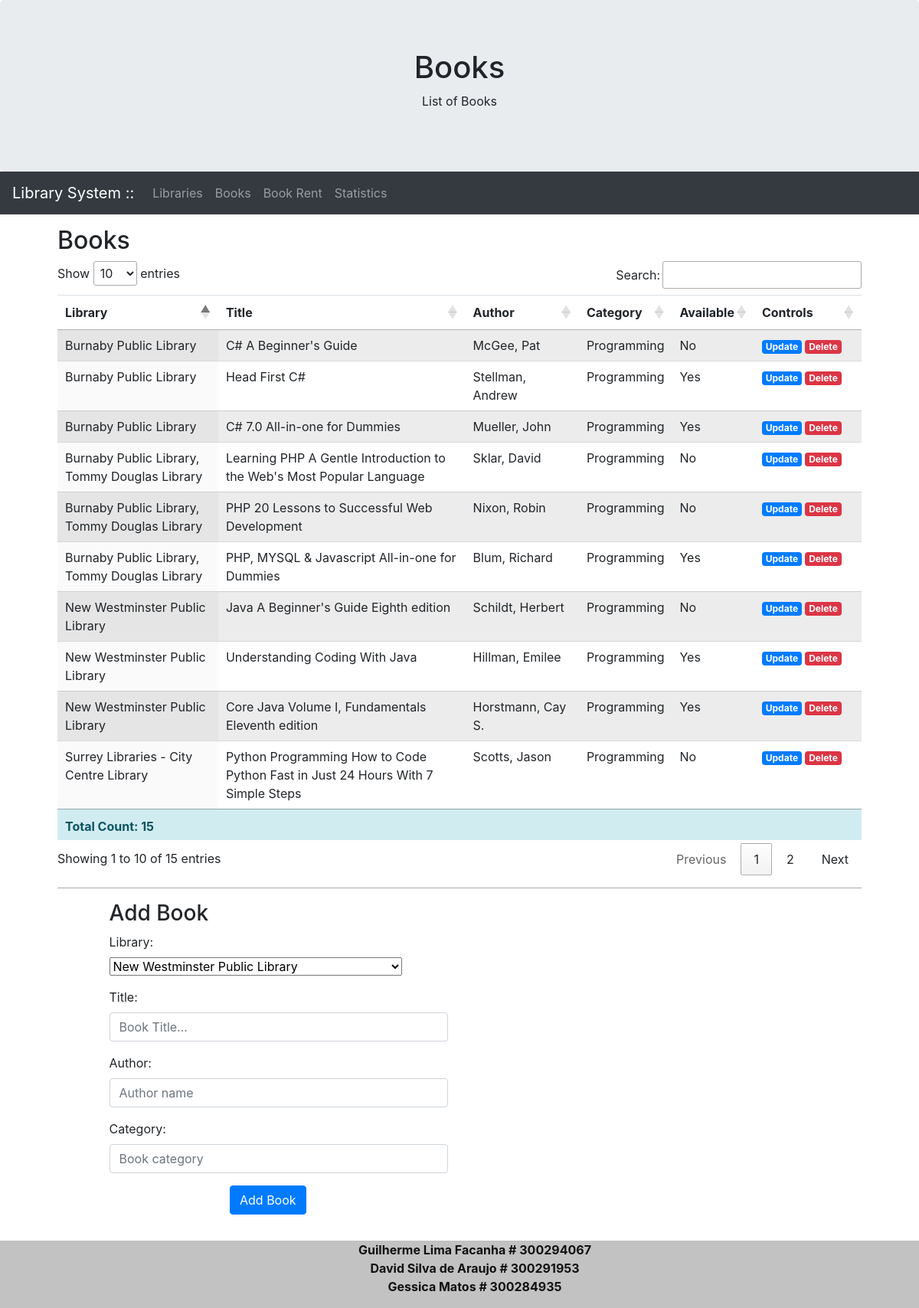
Screenshot of /book.php with the database file from the repository.
### tables this page shows
CREATE TABLE BOOK(
	BookId INT(9) AUTO_INCREMENT PRIMARY Key,
	LibraryId INT(9) NOT NULL,
	Title VARCHAR(100) NOT NULL,
	Author VARCHAR(100) NOT NULL,
	Category VARCHAR(100) NOT NULL,
	Available TINYINT(1) DEFAULT 0,
	FOREIGN KEY (LibraryId) REFERENCES LIBRARY(LibraryId) ON DELETE CASCADE
);

### book.php (called while the page is built, shortened)
<?php
    require_once("inc/Page/Page.class.php");
    require_once("inc/Page/BookPage.class.php");
    require_once("inc/Entity/Book.class.php");
    require_once("inc/Utility/PDOAgent.class.php");
    require_once("inc/Utility/BookMapper.class.php");
    $allLibraries = LibraryMapper::getAllAsAssociativeArray();
    $book = new Book();
    $books  = BookMapper::getAll();
    BookPage::showTable($books, $allLibraries);
    BookPage::showForm($book, $allLibraries);
?>

### inc/Utility/PDOAgent.class.php (called while the page is built, shortened)
<?php
class PDOAgent
{
    private $host = DB_HOST;
    private $user = DB_USER;
    private $pass = DB_PASS;
    private $dbName = DB_NAME;
    private $stm;
    private $className;
    private $pdo;
    public function __construct(string $className)
    {
        $this->className = $className;
        $this->dsn = 'mysql:host=' . $this->host . ';dbname=' . $this->dbName;
        $options = array(
            PDO::ATTR_PERSISTENT => true,
            PDO::ATTR_ERRMODE => PDO::ERRMODE_EXCEPTION,
        );
        try {
            $this->pdo = new PDO($this->dsn, $this->user, $this->pass, $options);
        } catch (PDOException $pe) {
            $this->error = $pe->getMessage();
        }
    }
    public function query(string $query)
    {
        $this->stm = $this->pdo->prepare($query);
    }
    public function execute($data = null){
        if(is_null($data)){
            $this->stm->execute();
        }else{
            $this->stm->execute($data);
        }
    }
    public function resultSet(){
        $this->execute();
        $this->stm->setFetchMode(PDO::FETCH_CLASS, $this->className);
        return $this->stm->fetchAll(PDO::FETCH_CLASS, $this->className);
    }
}

### inc/Utility/BookMapper.class.php (called while the page is built, shortened)
<?php
class BookMapper {
    private static $db;
    static function initialize()   {
        self::$db = new PDOAgent('Book');
    }
    static function getAll() : Array {
        $selectAll = "SELECT * FROM book";
        self::$db->query($selectAll);
        self::$db->execute();
        return self::$db->resultSet();
    }
}
?>

### inc/Entity/Book.class.php (called while the page is built, shortened)
<?php
class Book
{
    private $BookId;
    private $LibraryId;
    private $Title;
    private $Author;
    private $Category;
    private $Available = 1;
    public function getBookId(){return $this->BookId;}
    public function getLibraryId(){return $this->LibraryId;}
    public function getTitle(){return $this->Title;}
    public function getAuthor(){return $this->Author;}
    public function getCategory(){return $this->Category;}
    public function getAvailable(){return $this->Available;}
}
?>

### inc/Page/BookPage.class.php (the view, shortened to what this page needs)
<?php
class BookPage
{
    public static function showTable($records, $allLibraries)
    {
        echo '<h2>Books</h2>';
        echo '<table id="tb_records" name="tb_records" class="display table table-striped table-hover"> <thead>';
        echo '<th>Library</th>';
        echo '<th>Title</th>';
        echo '<th>Author</th>';
        echo '<th>Category</th>';
        echo '<th>Available</th>';
        echo '<th>Controls</th>';
        echo '</thead> <tbody>';
        foreach ($records as $rec) {
            $available = ($rec->getAvailable() == "0" ) ? "No" : "Yes";
            echo '<tr>
            <td>';
            if(array_key_exists($rec->getLibraryId(), $allLibraries)){
                echo $allLibraries[$rec->getLibraryId()] ;
            }
            else{
                echo $rec->getLibraryId();
            }
           echo '</td>
            <td>' . $rec->getTitle() . '</td>
            <td>' . $rec->getAuthor() . '</td>
            <td>' . $rec->getCategory() . '</td>
            <td>' . $available . '</td>
            <td width="120">
                <a href="?upd='.$rec->getBookId().'" class="badge badge-primary">Update</a>
                <a href="?del='.$rec->getBookId().'" onclick="if( confirm(\'Confirm delete Book '.$rec->getTitle().' ?\') == false ) return false;" class="badge badge-danger">Delete</a>
            </td>
            </tr>';
        }
        echo '</tbody>';
        echo '<tfoot>
        <tr class="alert-info">
            <td colspan="6" style="font-weight:bold;">Total Count: ' . count($records) . '</td>
        </tr>
      </tfoot>';
        echo '</table> <hr style="border-top:1px solid darkgray !important">';
    }
    public static function showForm(Book $entity, $libraries)
    {
        echo '
            <div class="container">
            <h3>'.($entity->getBookId() > 0 ? ('Edit Book - '.$entity->getBookId() ) : 'Add Book').'</h3>
            <form method="post">
                <input type="hidden" name="id" id="id" value="'.$entity->getBookId().'">
                <div class="form-group row">
                    <div class="col-6">
                        <label>Library:</label>
                        <select name="library">';
        foreach($libraries as $id => $library){
            $select="" ;
            echo "            <option value=$id $select> $library</option>";
        }
        echo '          </select>
                    </div>
                </div>
                <div class="form-group row">
                    <div class="col-6">
                        <label>Title:</label>
                        <input type="text" class="form-control" name="title" id="title" placeholder="Book Title..." value="'.$entity->getTitle().'">
                    </div>
                </div>
                <div class="form-group row">
                    <div class="col-6">
                        <label>Author:</label>
                        <input type="text" class="form-control" name="author" id="author" placeholder="Author name" value="'.$entity->getAuthor().'">
                    </div>
                </div>
                <div class="form-group row">
                    <div class="col-6">
                        <label>Category:</label>
                        <input type="text" class="form-control" name="category" id="category" placeholder="Book category" value="'.$entity->getCategory().'">
                    </div>
                </div>
                <div class="form-group row">
                    <div class="offset-sm-2 col-sm-10">
                        <button type="submit" class="btn btn-primary">' . ($entity->getBookId() > 0 ? ('Update Book') : 'Add Book') . '</button>
                        '.($entity->getBookId() > 0 ? '<a class="btn btn-danger" href="?new">Cancel</a>' : '').'
                    </div>
                </div>
            </form>
        </div>';
    }
}
?>

### css/style.css (style rules this page uses)
body { margin-bottom: 10px; width: 100%; }
@media (min-width: 1200px) { .container { max-width: 90%; } }

### rows the page displays
book: LibraryId "New Westminster Public Library", Title "Java A Beginner's Guide Eighth edition", Author "Schildt, Herbert", Category "Programming", Available "No"
book: LibraryId "New Westminster Public Library", Title "Understanding Coding With Java", Author "Hillman, Emilee", Category "Programming", Available "Yes"
book: LibraryId "New Westminster Public Library", Title "Core Java Volume I, Fundamentals Eleventh edition", Author "Horstmann, Cay S.", Category "Programming", Available "Yes"
book: LibraryId "Burnaby Public Library, Tommy Douglas Library", Title "Learning PHP A Gentle Introduction to the Web's Most Popular Language", Author "Sklar, David", Category "Programming", Available "No"
book: LibraryId "Burnaby Public Library, Tommy Douglas Library", Title "PHP 20 Lessons to Successful Web Development", Author "Nixon, Robin", Category "Programming", Available "No"
book: LibraryId "Burnaby Public Library, Tommy Douglas Library", Title "PHP, MYSQL & Javascript All-in-one for Dummies", Author "Blum, Richard", Category "Programming", Available "Yes"
book: LibraryId "Surrey Libraries - City Centre Library", Title "Python Programming How to Code Python Fast in Just 24 Hours With 7 Simple Steps", Author "Scotts, Jason", Category "Programming", Available "No"
book: LibraryId "Burnaby Public Library", Title "C# A Beginner's Guide", Author "McGee, Pat", Category "Programming", Available "No"
book: LibraryId "Burnaby Public Library", Title "Head First C#", Author "Stellman, Andrew", Category "Programming", Available "Yes"
book: LibraryId "Burnaby Public Library", Title "C# 7.0 All-in-one for Dummies", Author "Mueller, John", Category "Programming", Available "Yes"

### other values shown
self::$title "Books"
self::$subtitle "List of Books"
count($records) "15"
form field library "New Westminster Public Library"
